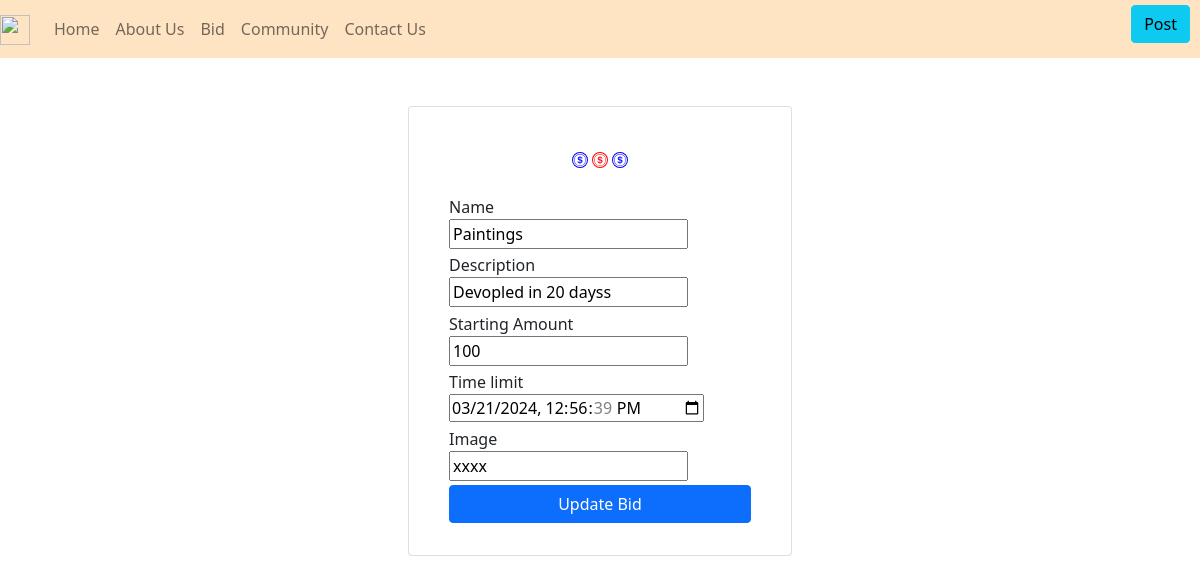
/bid/1 (signed in), run on the app's committed database.
### bid/models.py (models this page shows, shortened)
class Bid_posts(models.Model):
    image = models.CharField(max_length=30)
    name = models.CharField(max_length=30)
    description = models.CharField(max_length=200)
    user_created =models.ForeignKey(User, on_delete=models.CASCADE, related_name='created_bids')
    user_assigned =models.ForeignKey(User, on_delete=models.CASCADE,  related_name='assigned_bids')
    amount_initial = models.IntegerField()
    amount_final = models.IntegerField()
    time_limit = models.DateTimeField()
    Status = models.IntegerField()

### bid/views.py (the view)
# urls.py: path('<int:post_id>', views.UpdatePageView, name='update_bid'),
def UpdatePageView(request, post_id):
    if request.user.is_authenticated:
        try:
            post = Bid_posts.objects.get(id=post_id)
        except Bid_posts.DoesNotExist:
            raise Http404("Post does not exist")
        if request.method == 'POST':
            form = BidCreation(request.POST)
            if form.is_valid():
                post.name = form.cleaned_data['name']
                post.description = form.cleaned_data['description']
                post.amount_initial = form.cleaned_data['amount_initial']
                post.time_limit = form.cleaned_data['time_limit']
                post.image = form.cleaned_data['image']
                post.save()
                return redirect('myposts')
        else:
            form = BidCreation(initial={
                'name': post.name,
                'description': post.description,
                'amount_initial': post.amount_initial,
                'time_limit': post.time_limit,
                'image': post.image
            })
        return render(request, 'update.html', {'form': form})
    else:
        return redirect('login')

### bid/forms.py
class BidCreation(forms.Form):
    image = forms.CharField()
    min_length = 2
    max_length = 20
    message_lt_min = f"Should have at least {min_length} characters."
    message_ht_max = f"Should have at most{max_length} characters."
    name = forms.CharField(validators=[
    validators.MinLengthValidator(min_length, message_lt_min),
    validators.MaxLengthValidator(max_length, message_ht_max)
    ])
    max_length_des=200
    message_ht_max_des = f"Should have at most{max_length_des} characters."
    description = forms.CharField(validators=[
    validators.MinLengthValidator(min_length, message_lt_min),
    validators.MaxLengthValidator(max_length_des, message_ht_max_des)
    ])
    amount_initial= forms.IntegerField()
    def checktime(value):
        if value<timezone.now():
            raise forms.ValidationError("Select a future time")
    time_limit = forms.DateTimeField(widget=forms.DateTimeInput(attrs={'type': 'datetime-local'}),validators=[checktime])
    class Meta:
        model = Bid_posts
        fields = ['image', 'name','description','amount_initial', 'time_limit']

### bid/templates/update.html (shortened to what this page needs)
<!doctype html>
<html lang="en">
  <head>
    <link href="https://cdn.jsdelivr.net/npm/bootstrap@5.0.2/dist/css/bootstrap.min.css" rel="stylesheet">
  </head>
  <body>
    {% extends 'users/header.html' %}
    {% block content %}
    <div class="row d-flex justify-content-center" style="margin-top: 4%;">
        <div class="col-md-6 col-xl-4">
            <div class="card mb-5">
                <div class="card-body d-flex flex-column align-items-center">
                    <div class="bs-icon-xl bs-icon-circle bs-icon-primary bs-icon my-4">
                    </div>
                    <form method="post">
                      <div class="container">
                          <div class="row" style="margin-bottom: 1.5%;">
                              <div class="col">
                                  <label>Name</label>
                              </div>
                              <div class="col">
                                  {{ form.name }}
                              </div>
                          </div>
                          <div class="row" style="margin-bottom: 1.5%;">
                              <div class="col">
                                  <label>Description</label>
                              </div>
                              <div class="col">
                                  {{ form.description }}
                              </div>
                          </div>
                          <div class="row" style="margin-bottom: 1.5%;">
                              <div class="col">
                                  <label>Starting Amount</label>
                              </div>
                              <div class="col">
                                  {{ form.amount_initial }}
                              </div>
                          </div>
                          <div class="row" style="margin-bottom: 1.5%;">
                              <div class="col">
                                  <label>Time limit</label>
                              </div>
                              <div class="col">
                                  {{ form.time_limit }}
                              </div>
                          </div>
                          <div class="row" style="margin-bottom: 1.5%;">
                              <div class="col">
                                  <label>Image</label>
                              </div>
                              <div class="col">
                                  {{ form.image }}
                              </div>
                          </div>
                          <div class="mb-3"><button class="btn btn-primary d-block w-100" type="submit">Update Bid</button></div>
                      </div>
                  </form>
            </div>
        </div>
    </div>
    {% endblock content %}

### data on the page
Bid_posts: name "Paintings", description "Devopled in 20 dayss", amount_initial "100", time_limit "03/21/2024 12:56:39", image "xxxx"
